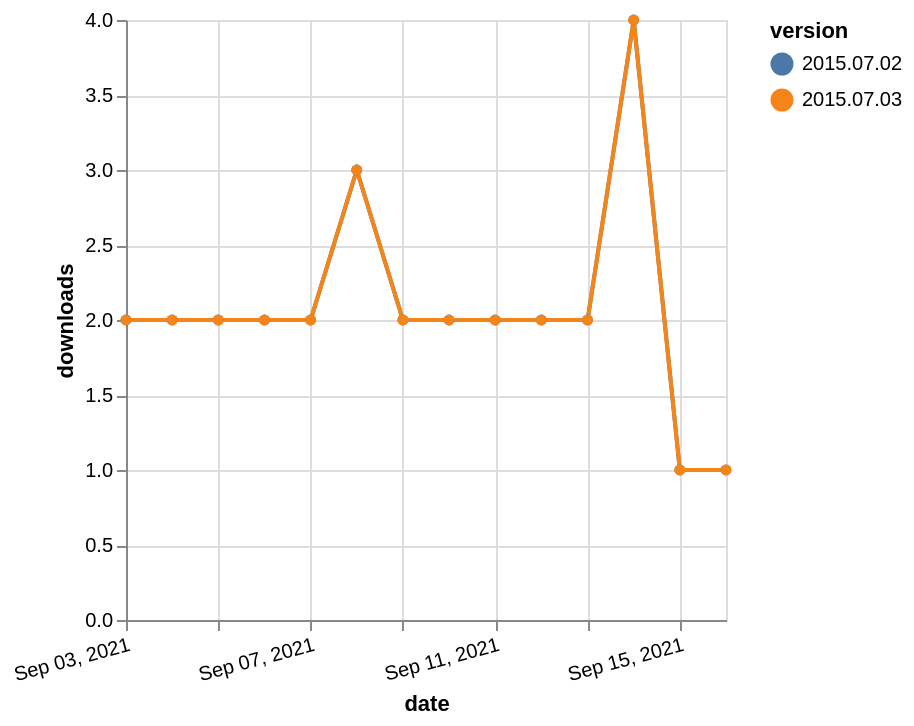

Express this chart as Vega-Lite.
### Vega-Lite specification from a JSON file in a GitHub repository (floating-point values rounded to 4 significant figures)
{"$schema": "https://vega.github.io/schema/vega-lite/v5.json", "description": "A simple bar chart with embedded data.", "data": {"values": [{"date": "2021-09-03", "total": 3130, "delta": 2, "version": "2015.07.02"}, {"date": "2021-09-04", "total": 3132, "delta": 2, "version": "2015.07.02"}, {"date": "2021-09-05", "total": 3134, "delta": 2, "version": "2015.07.02"}, {"date": "2021-09-06", "total": 3136, "delta": 2, "version": "2015.07.02"}, {"date": "2021-09-07", "total": 3138, "delta": 2, "version": "2015.07.02"}, {"date": "2021-09-08", "total": 3141, "delta": 3, "version": "2015.07.02"}, {"date": "2021-09-09", "total": 3143, "delta": 2, "version": "2015.07.02"}, {"date": "2021-09-10", "total": 3145, "delta": 2, "version": "2015.07.02"}, {"date": "2021-09-11", "total": 3147, "delta": 2, "version": "2015.07.02"}, {"date": "2021-09-12", "total": 3149, "delta": 2, "version": "2015.07.02"}, {"date": "2021-09-13", "total": 3151, "delta": 2, "version": "2015.07.02"}, {"date": "2021-09-14", "total": 3155, "delta": 4, "version": "2015.07.02"}, {"date": "2021-09-15", "total": 3156, "delta": 1, "version": "2015.07.02"}, {"date": "2021-09-16", "total": 3157, "delta": 1, "version": "2015.07.02"}, {"date": "2021-09-03", "total": 2335, "delta": 2, "version": "2015.07.03"}, {"date": "2021-09-04", "total": 2337, "delta": 2, "version": "2015.07.03"}, {"date": "2021-09-05", "total": 2339, "delta": 2, "version": "2015.07.03"}, {"date": "2021-09-06", "total": 2341, "delta": 2, "version": "2015.07.03"}, {"date": "2021-09-07", "total": 2343, "delta": 2, "version": "2015.07.03"}, {"date": "2021-09-08", "total": 2346, "delta": 3, "version": "2015.07.03"}, {"date": "2021-09-09", "total": 2348, "delta": 2, "version": "2015.07.03"}, {"date": "2021-09-10", "total": 2350, "delta": 2, "version": "2015.07.03"}, {"date": "2021-09-11", "total": 2352, "delta": 2, "version": "2015.07.03"}, {"date": "2021-09-12", "total": 2354, "delta": 2, "version": "2015.07.03"}, {"date": "2021-09-13", "total": 2356, "delta": 2, "version": "2015.07.03"}, {"date": "2021-09-14", "total": 2360, "delta": 4, "version": "2015.07.03"}, {"date": "2021-09-15", "total": 2361, "delta": 1, "version": "2015.07.03"}, {"date": "2021-09-16", "total": 2362, "delta": 1, "version": "2015.07.03"}]}, "width": "container", "mark": {"type": "line", "point": {"filled": true}}, "encoding": {"x": {"field": "date", "type": "temporal", "timeUnit": "yearmonthdate", "title": "date", "axis": {"labelAngle": -15}}, "y": {"field": "delta", "type": "quantitative", "title": "downloads"}, "color": {"field": "version", "type": "nominal"}, "tooltip": {"field": "delta"}}}
